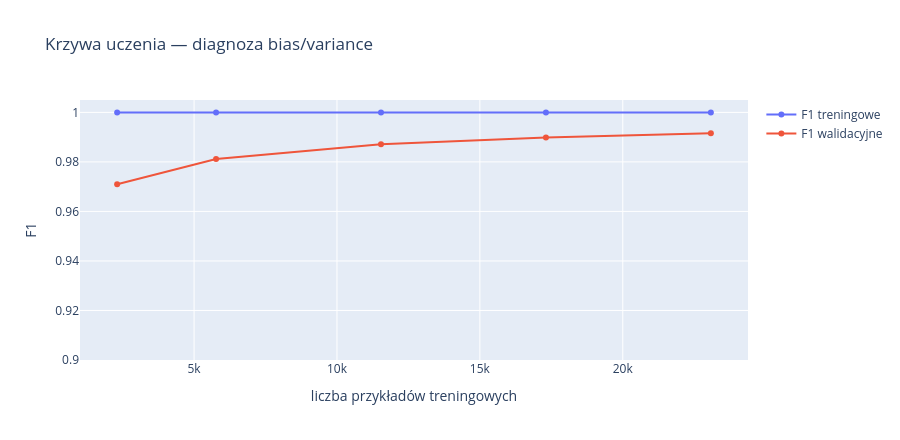

The notebook cell saved with this chart:
### Code cell
fig = go.Figure()
fig.add_trace(
    go.Scatter(x=lc_df["n_train"], y=lc_df["train_f1"], mode="lines+markers", name="F1 treningowe")
)
fig.add_trace(
    go.Scatter(x=lc_df["n_train"], y=lc_df["val_f1"], mode="lines+markers", name="F1 walidacyjne")
)
fig.update_layout(
    title="Krzywa uczenia — diagnoza bias/variance",
    xaxis_title="liczba przykładów treningowych",
    yaxis_title="F1",
    yaxis=dict(range=[0.9, 1.005]),
    height=440,
)
fig.write_image(FIGURES / "mlp_learning_curve.png", scale=2)
fig.show()

### Figure 1 — Plotly figure (JSON) as saved in the notebook; plotly's stock layout.template omitted (floating-point values rounded to 4 significant figures)
{"data": [{"mode": "lines+markers", "name": "F1 treningowe", "type": "scatter", "x": [2308, 5770, 11540, 17312, 23082], "y": [1.0, 1.0, 1.0, 1.0, 1.0]}, {"mode": "lines+markers", "name": "F1 walidacyjne", "type": "scatter", "x": [2308, 5770, 11540, 17312, 23082], "y": [0.971, 0.9812, 0.9871, 0.9899, 0.9916]}], "layout": {"height": 440, "title": {"text": "Krzywa uczenia — diagnoza bias/variance"}, "xaxis": {"title": {"text": "liczba przykładów treningowych"}}, "yaxis": {"range": [0.9, 1.005], "title": {"text": "F1"}}}}
